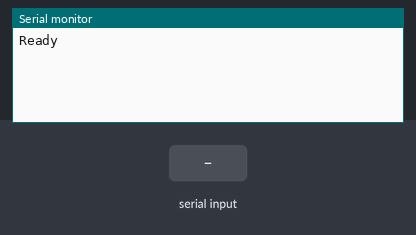
Simulated run of this sketch. Board: Arduino Uno, built with avr-gcc and run on an emulated ATmega328P. On the bench: the last lines printed to the serial monitor. Inputs (shaded band) come from the test bench.

Above: at 1.2 s.
1.3 s: "1" received over Serial
At 2.6 s:
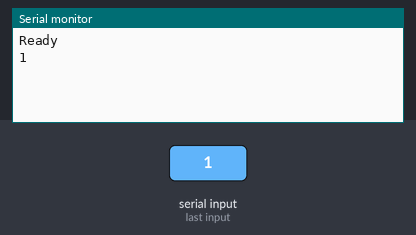
3.8 s: "0" received over Serial
At 5.2 s:
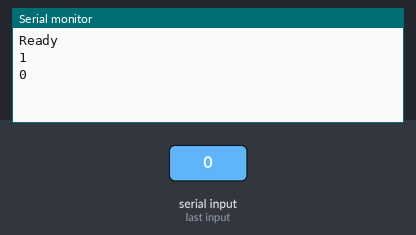
5.3 s: "2" received over Serial
At 6.9 s:
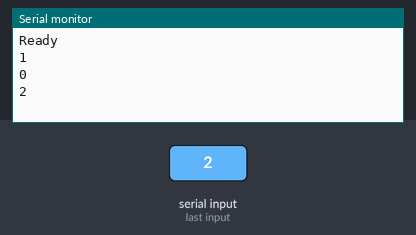

The sketch:

serial.ino
```cpp
void setup() {
Serial.begin(9600); // set the baud rate
Serial.println("Ready"); // print "Ready" once
}
void loop() {
char inByte = ' ';

/*for(int x=0; x<10;x++){
  Serial.println(x);
  delay(3000);
  } */
if(Serial.available()){
String(inByte) = Serial.readString();
Serial.println(inByte); // send the data back in a new line so that it is not all one long line
}
delay(1); // delay for 1/10 of a second
}
```

Measured:
- after the input at 1.3 s, the serial monitor: prints a new line after 1.0 s (image 1)
- after the input at 3.8 s, the serial monitor: prints a new line after 1.0 s (image 2)
- after the input at 5.3 s, the serial monitor: prints a new line after 1.0 s (image 3)
